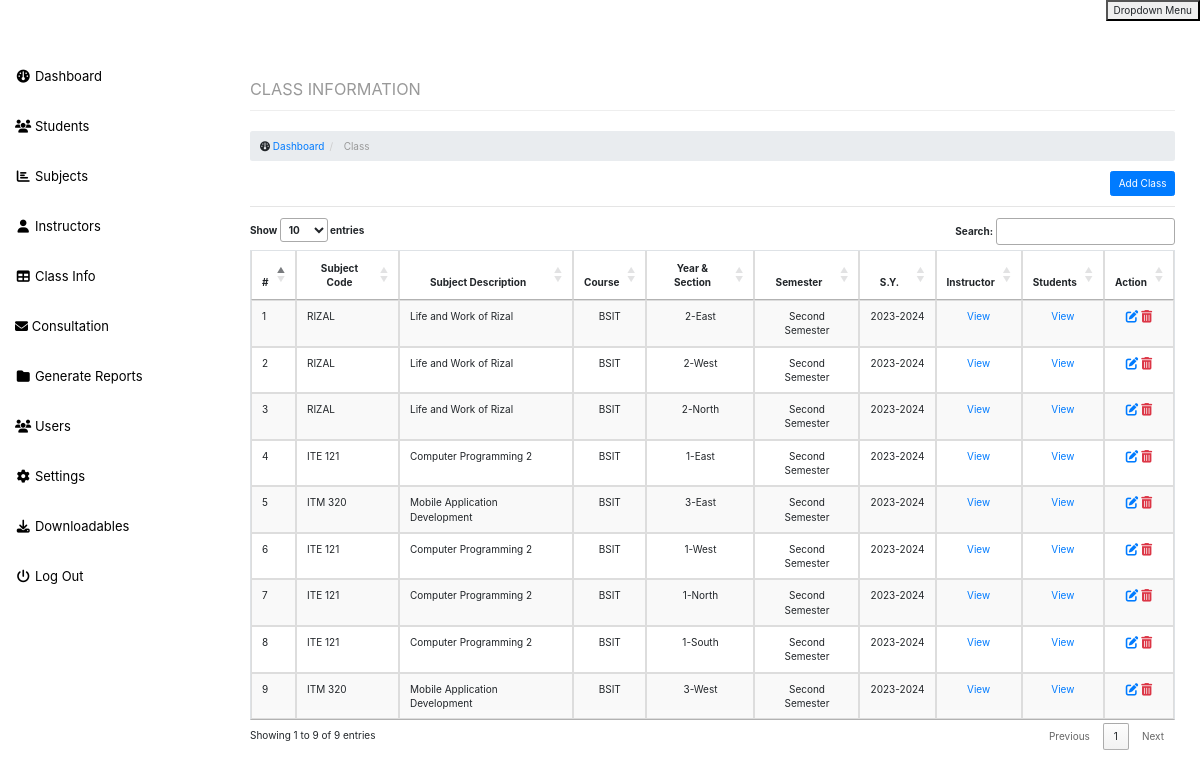
Page /admin/class.php (signed in) on the committed database.
### tables this page shows
CREATE TABLE `class` (
  `id` int(11) NOT NULL,
  `subject` varchar(100) NOT NULL,
  `description` varchar(100) NOT NULL,
  `title` varchar(100) DEFAULT NULL,
  `unit` int(11) DEFAULT NULL,
  `course` varchar(50) NOT NULL,
  `year` varchar(50) NOT NULL,
  `section` varchar(50) NOT NULL,
  `sem` varchar(50) NOT NULL,
  `SY` varchar(50) NOT NULL,
  `teacher` varchar(100) NOT NULL,
  `prelim` varchar(11) DEFAULT NULL,
  `midterm` varchar(11) DEFAULT NULL,
  `final` varchar(11) DEFAULT NULL,
  `average` varchar(11) DEFAULT NULL,
  `remarks` varchar(50) DEFAULT NULL
);

### DatabaseService.php (called while the page is built, shortened)
<?php
class DatabaseService
{
    protected $connection;
    public function __construct()
    {
        $servername = "127.0.0.1";
        $username = "u510162695_infotechMCC";
        $password = "infotechMCC2023";
        $dbname = "u510162695_infotechMCC";
        $this->connection = new PDO("mysql:host=$servername;dbname=$dbname", $username, $password);
        $this->connection->setAttribute(PDO::ATTR_ERRMODE, PDO::ERRMODE_EXCEPTION);
    }
    public function fetchRow($query)
    {
        $statement = $this->connection->prepare($query);
        $statement->execute();
        return $statement->fetch();
    }
}

### admin/class.php (the view, shortened to what this page needs)
<?php
include ('include/header.php');
include ('include/sidebar.php');
include ('data/class_model.php');
include '../DatabaseService.php';
$dbService = new DatabaseService;
$activeAcademicYear = $dbService->fetchRow("SELECT * FROM ay WHERE display = 1");
if ($activeAcademicYear) {
    $academic_year = $activeAcademicYear['academic_year'];
    $semester = $activeAcademicYear['semester'];
    $academicYearActive = true;
} else {
    $academic_year = "Default Year";
    $semester = "Default Semester";
    $academicYearActive = false;
}
$classData = [];
if ($academicYearActive) {
    $sql = "SELECT c.* FROM class c
            INNER JOIN ay a ON c.SY = a.academic_year AND c.sem = a.semester
            WHERE c.SY = :academicYear AND a.semester = :semester";
    $stmt = $connection->prepare($sql);
    $stmt->bindParam(':academicYear', $academic_year, PDO::PARAM_STR);
    $stmt->bindParam(':semester', $semester, PDO::PARAM_STR);
    $stmt->execute();
    $classData = $stmt->fetchAll(PDO::FETCH_ASSOC);
}
    ?>
<div id="page-wrapper">
    <div class="container-fluid">
        <div class="row">
            <div class="col-lg-12">
                <h1 class="page-header">
                    <small>CLASS INFORMATION</small>
                </h1>
                <ol class="breadcrumb">
                    <li>
                        <i class="fa fa-dashboard"></i> <a href="index.php">Dashboard</a>
                    </li>
                    <li class="active">
                        Class
                    </li>
                </ol>
            </div>
        </div>
        <div class="row">
            <div class="col-lg-12">
                <div class="form-inline form-padding" style="float: right;">
                    <form action="class.php" method="post">
                        <button type="button" class="btn btn-primary" data-toggle="modal" data-target="#addclass">Add
                            Class</button>
                    </form>
                </div>
            </div>
        </div>
        <hr />
        <div class="row">
            <div class="col-lg-12">
            </div>
        </div>
        <div class="row">
            <div class="col-lg-12">
                <div class="table-responsive">
                    <table class="table table-striped table-bordered" id="classInformation">
                        <thead>
                            <tr>
                                <th>#</th>
                                <th class="text-center">Subject Code</th>
                                <th class="text-center">Subject Description</th>
                                <th class="text-center">Course</th>
                                <th class="text-center">Year & Section</th>
                                <th class="text-center">Semester</th>
                                <th class="text-center">S.Y.</th>
                                <th class="text-center">Instructor</th>
                                <th class="text-center">Students</th>
                                <th class="text-center">Action</th>
                            </tr>
                        </thead>
                        <tbody>
                            <?php
                            $index = 1;
                            foreach ($classData as $class): ?>
                                <tr>
                                    <td>
                                        <?php echo $index++; ?>
                                    </td>
                                    <td>
                                        <?php echo $class['subject']; ?>
                                    </td>
                                    <td>
                                        <?php echo $class['description']; ?>
                                    </td>
                                    <td class="text-center">
                                        <?php echo $class['course']; ?>
                                    </td>
                                    <td class="text-center">
                                        <?php echo $class['year'] . '-' . $class['section']; ?>
                                    </td>
                                    <td class="text-center">
                                        <?php echo $class['sem']; ?>
                                    </td>
                                    <td class="text-center">
                                        <?php echo $class['SY']; ?>
                                    </td>
                                    <td class="text-center"><a
                                            href="classteacher.php?classid=<?php echo $class['id']; ?>&teacherid=<?php echo $class['teacher']; ?>"
                                            title="update teacher">View</a></td>
                                    <td class="text-center"><a
                                            href="classstudent.php?classid=<?php echo $class['id']; ?>&y=<?php echo $class['year']; ?>&sem=<?php echo $class['sem']; ?>&s=<?php echo $class['section']; ?>&code=<?php echo $class['subject']; ?>&SY=<?php echo $class['SY']; ?>"
                                            title="update students" title="add student">View</a></td>
                                    <td class="text-center">
                                        <div style="display: inline-block;">
                                            <a href="edit.php?type=class&id=<?php echo $class['id'] ?>"
                                                title="Update Class"><i class="fa fa-edit fa-lg text-primary"></i></a>
                                        </div>
                                        <form class="delete-form" method="post" style="display: inline-block;">
                                            <button type="submit" name="deleteClass" class="delete-button" title="Remove"
                                                onclick="return confirm('Are you sure you want to delete this class?');">
                                            </button>
                                        </form>
                                </tr>
                            <?php endforeach; ?>
                        </tbody>
                    </table>
                </div>
            </div>
        </div>
    </div>
</div>
<?php include ('include/footer.php'); ?>

### css/sb-admin.css (style rules this page uses)
body { margin-top: 100px; background-color: rgb(255, 255, 255); }
@media (min-width:768px) { body { margin-top: 50px; } }
#page-wrapper { width: 100%; padding: 0; background-color: #fff; }
@media (min-width:768px) { #page-wrapper { padding: 10px; } }

### admin/class.php (style rules this page uses)
.delete-button { border: none; background: none; padding: 0; color: #f00; cursor: pointer; outline: none; }

### rows in the picture
class: subject "RIZAL", description "Life and Work of Rizal", course "BSIT", year "2", section "East", sem "Second Semester", SY "2023-2024"
class: subject "RIZAL", description "Life and Work of Rizal", course "BSIT", year "2", section "West", sem "Second Semester", SY "2023-2024"
class: subject "RIZAL", description "Life and Work of Rizal", course "BSIT", year "2", section "North", sem "Second Semester", SY "2023-2024"
class: subject "ITE 121", description "Computer Programming 2", course "BSIT", year "1", section "East", sem "Second Semester", SY "2023-2024"
class: subject "ITM 320", description "Mobile Application Development", course "BSIT", year "3", section "East", sem "Second Semester", SY "2023-2024"
class: subject "ITE 121", description "Computer Programming 2", course "BSIT", year "1", section "West", sem "Second Semester", SY "2023-2024"
class: subject "ITE 121", description "Computer Programming 2", course "BSIT", year "1", section "North", sem "Second Semester", SY "2023-2024"
class: subject "ITE 121", description "Computer Programming 2", course "BSIT", year "1", section "South", sem "Second Semester", SY "2023-2024"
class: subject "ITM 320", description "Mobile Application Development", course "BSIT", year "3", section "West", sem "Second Semester", SY "2023-2024"
